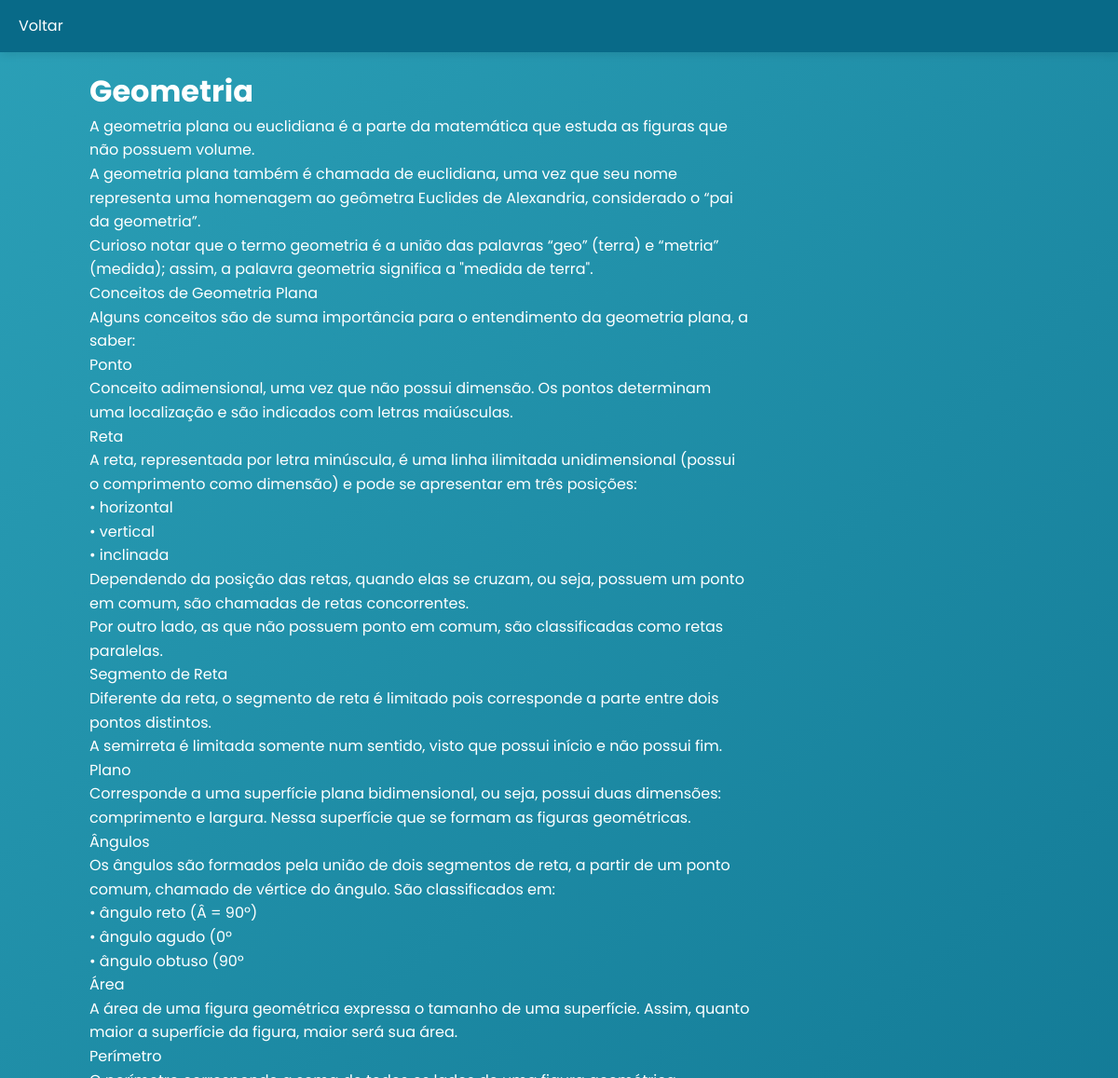
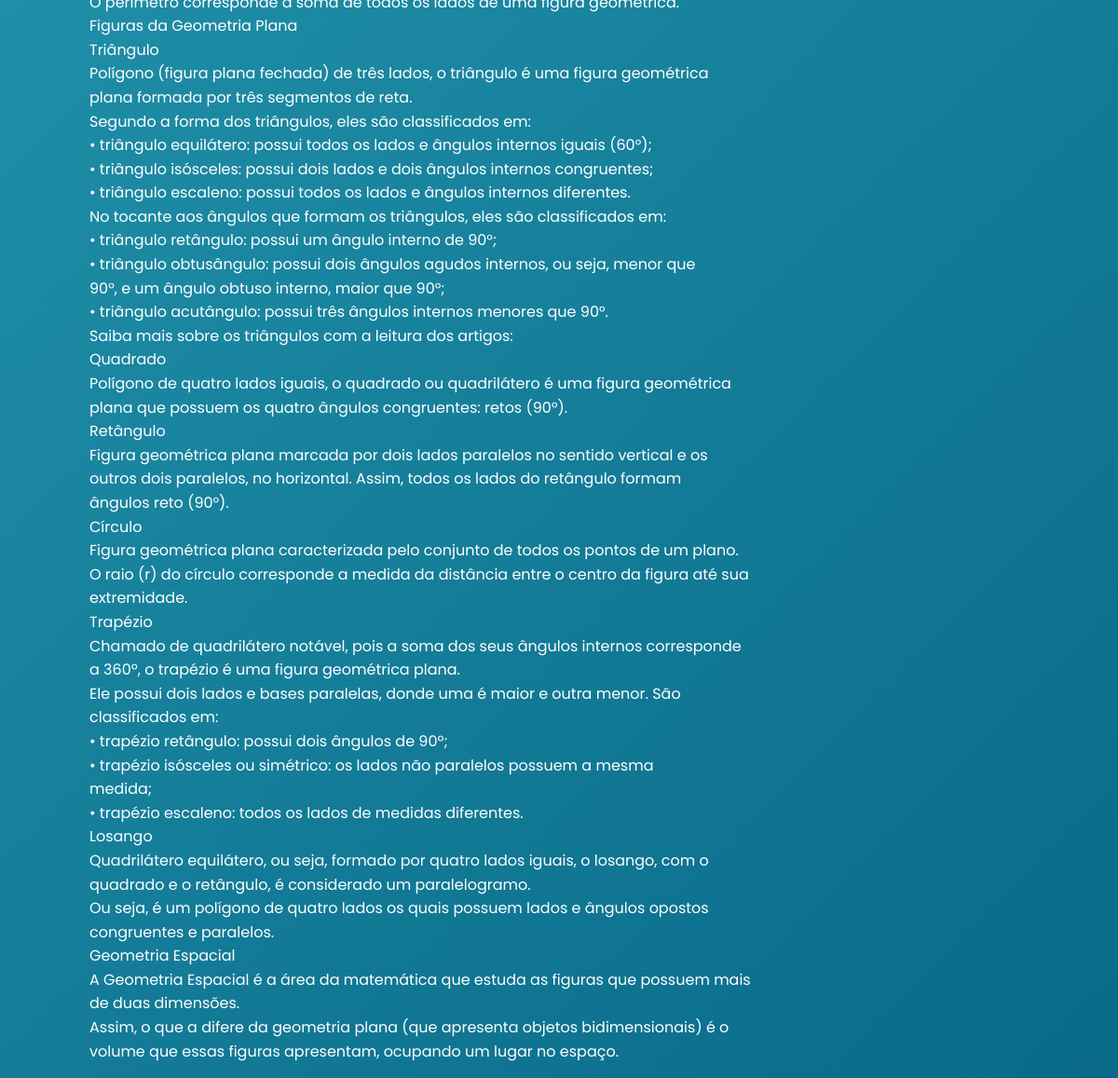
The page /backend/conteudo_especifico.php?id_conteudo=13 (signed in) on the database its author committed (2 pictures, top to bottom).
### tables this page shows
CREATE TABLE conteudos(
 id_conteudo INT AUTO_INCREMENT PRIMARY KEY,
 id_materia INT NOT NULL,
 titulo TEXT NOT NULL,
 texto TEXT,
 data_criacao DATETIME DEFAULT CURRENT_TIMESTAMP,
 ordem INTEGER,
 FOREIGN KEY (id_materia) REFERENCES materias(id_materia)
 );

### backend/conteudo_especifico.php (the view, shortened to what this page needs)
<?php
include 'conexao.php';
$id_conteudo = filter_input(INPUT_GET, 'id_conteudo', FILTER_VALIDATE_INT);
$conteudo_info = null;
if ($id_conteudo) {
    try {
        $stmt_conteudo = $conn->prepare("SELECT id_materia, titulo, texto FROM conteudos WHERE id_conteudo = :id");
        $stmt_conteudo->bindParam(':id', $id_conteudo, PDO::PARAM_INT);
        $stmt_conteudo->execute();
        $conteudo_info = $stmt_conteudo->fetch(PDO::FETCH_ASSOC);
    } catch (PDOException $e) {
        $mensagem = "Erro ao carregar conteúdo: " . $e->getMessage();
    }
} else {
    $mensagem = "ID de conteúdo inválido.";
}
?>
<!DOCTYPE html>
<html lang="pt-br">
<head>
    <link rel="stylesheet" href="../interface/style.css">
    <link rel="stylesheet" href="../interface/Conteudos/conteudos.css">
</head>
<body>
    <header class="cabecalho">
    <div class="container">
        <p><a style="color: white" href="javascript: history.go(-1)">Voltar</a></p>
    </div>
    </header>
    <?php if ($conteudo_info): ?>
         <div class="conteudo-especifico">
            <h1><?= htmlspecialchars($conteudo_info['titulo']); ?></h1>
        <div>
            <p><?= nl2br(htmlspecialchars($conteudo_info['texto'])); ?></p>
        </div>
         </div>
    <?php endif; ?>
</body>
</html>

### interface/style.css (style rules this page uses)
a { text-decoration: none; }
:root { --azul-vivido: #086a88; --azul-escuro: #165e6b; --azure: #218ea1; --azul-marinho: #2ba0b7; --verde-escuro: #0c8c24; --verde-amarelado: #b8d941; --branco: #ffffff; --branco-transparente: rgba(255, 255, 255, 0.1); --preto-transparente: rgba(0, 0, 0, 0.1); }
* { margin: 0; padding: 0; box-sizing: border-box; }
body { font-family: 'Poppins', sans-serif; background: linear-gradient(135deg, var(--azul-marinho) 0%, var(--azul-vivido) 100%); color: var(--branco); overflow-x: hidden; min-height: 100vh; line-height: 1.6; }
.cabecalho { background-color: var(--azul-vivido); padding: 15px 0; box-shadow: 0 2px 10px rgba(0, 0, 0, 0.1); position: sticky; top: 0; z-index: 1000; }
.container { max-width: 1200px; margin: 0 auto; padding: 0 20px; }

### interface/Conteudos/conteudos.css (style rules this page uses)
.conteudo-especifico { margin: 1rem 6rem; }

### rows shown on the page
conteudos: titulo "Geometria", texto "A geometria plana ou euclidiana é a parte da matemática que estuda as figuras que não possuem volume. A geometria plana também é chamada de euclidiana, uma vez que seu nome representa uma homenagem ao geômetra Euclides de Alexandria, considerado o “pai da geometria”. Curioso notar que o termo geometria é a união das palavras “geo” (terra) e “metria” (medida); assim, a palavra geometria significa a \"medida de terra\". Conceitos de Geometria Plana Alguns conceitos são de suma importância para o entendimento da geometria plana, a saber: Ponto Conceito adimensional, uma vez que não possui dimensão. Os pontos determinam uma localização e são indicados com letras maiúsculas. Reta A reta,…"
